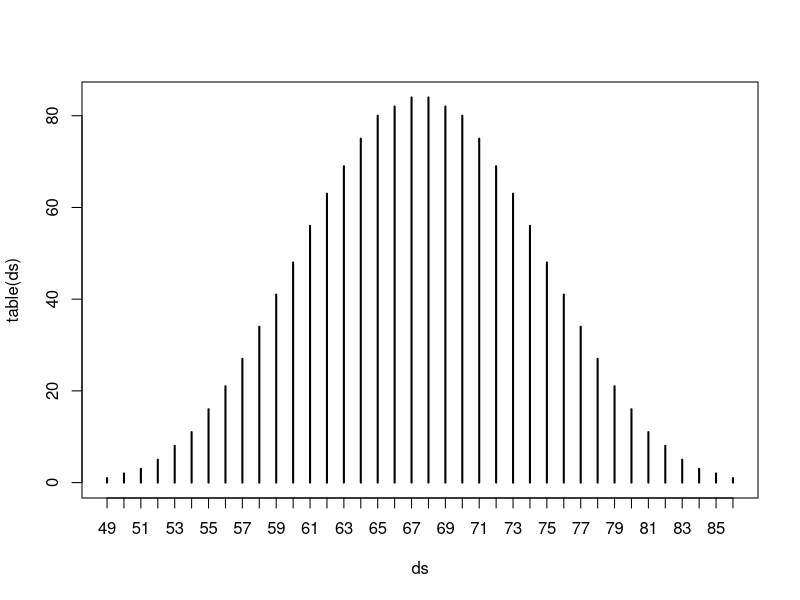

Here is the R script that generated this plot: (Note: this script raises an error after producing the figure.)
# get a new set of questioned bullets:
# one for each barrel, then five random ones 
# in practice at most 3 are from the same barrel
questioned <- function() {
  res <- c(1:10)
  five <- sample(1:10, 5, replace=TRUE)
  # if there is more than 2 bullets from the same barrel, resample
  while(any(table(five) > 2)) five <- sample(1:10, 5, replace=TRUE)
  sort(c(res,five))
}

qus <- t(replicate(20000, {
  table(factor(questioned(), levels=1:10))
}))

dframe <- data.frame(qus)
dim(unique(dframe))
# 1452 is maximal number of different sets
# pattern is 
# 5 ones, 5 twos
# 6 ones, 3 twos, 1 three
# 7 ones, 1 two, 2 threes

df <- unique(dframe)

qus <- data.frame(t(apply(df, MARGIN=1, function(x) rep(1:10, times=x))))
ds <- rowSums(qus-1)
plot(table(ds))

summary(ds)
write.csv(qus, "data/allpossible-hambysets.csv", row.names=FALSE)
